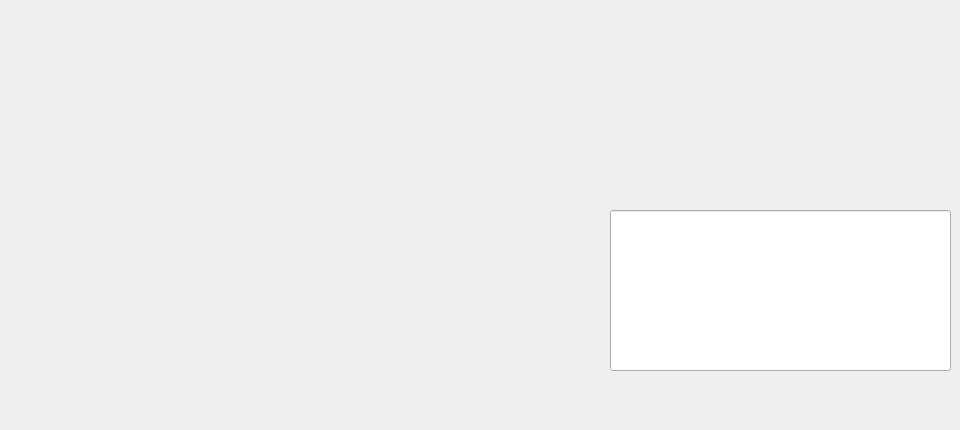
      <widget class="QWidget" name="page_7">
       <property name="styleSheet">
        <string notr="true">#page_7{
background-color:transparent;
border-image:url(:claim_form.png);
background:none;
border:none;
background-repeat:none;

}</string>
       </property>
       <widget class="QPushButton" name="submit">
        <property name="geometry">
         <rect>
          <x>790</x>
          <y>370</y>
          <width>161</width>
          <height>51</height>
         </rect>
        </property>
        <property name="styleSheet">
         <string notr="true">#submit{
background-color:transparent;
border-image:url(:add.png);
background:none;
border:none;
background-repeat:none;
}</string>
        </property>
        <property name="text">
         <string/>
        </property>
       </widget>
       <widget class="QPushButton" name="return_client">
        <property name="geometry">
         <rect>
          <x>620</x>
          <y>370</y>
          <width>161</width>
          <height>51</height>
         </rect>
        </property>
        <property name="styleSheet">
         <string notr="true">#return_client{
background-color:transparent;
border-image:url(:return.png);
background:none;
border:none;
background-repeat:none;
}</string>
        </property>
        <property name="text">
         <string/>
        </property>
       </widget>
       <widget class="QLineEdit" name="claim_form">
        <property name="geometry">
         <rect>
          <x>610</x>
          <y>210</y>
          <width>341</width>
          <height>161</height>
         </rect>
        </property>
       </widget>
      </widget>
